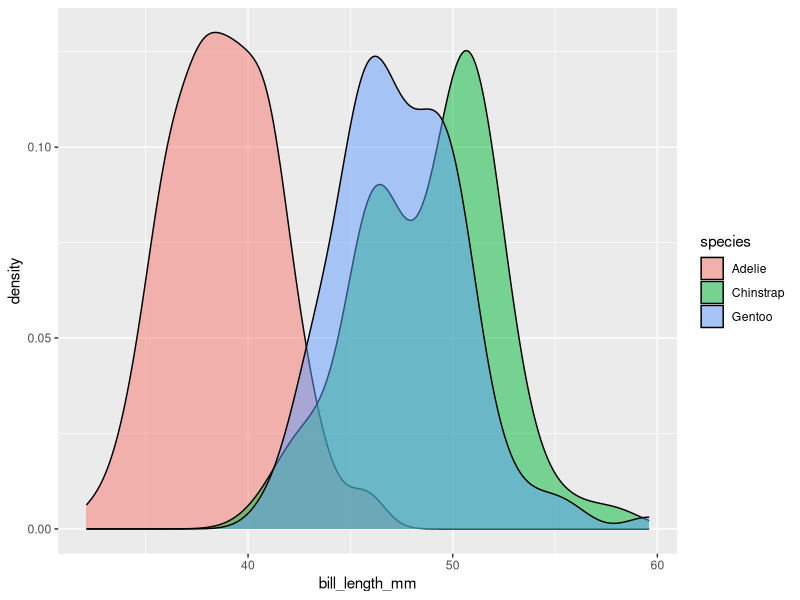
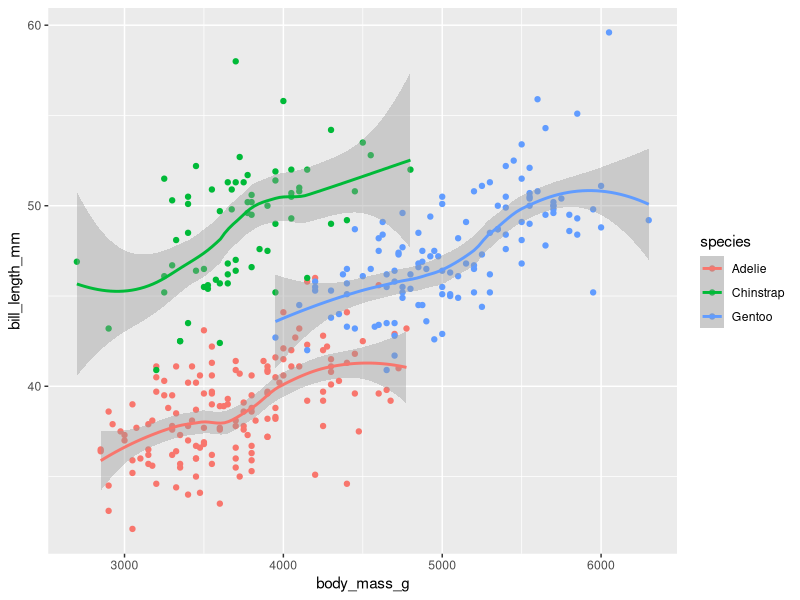
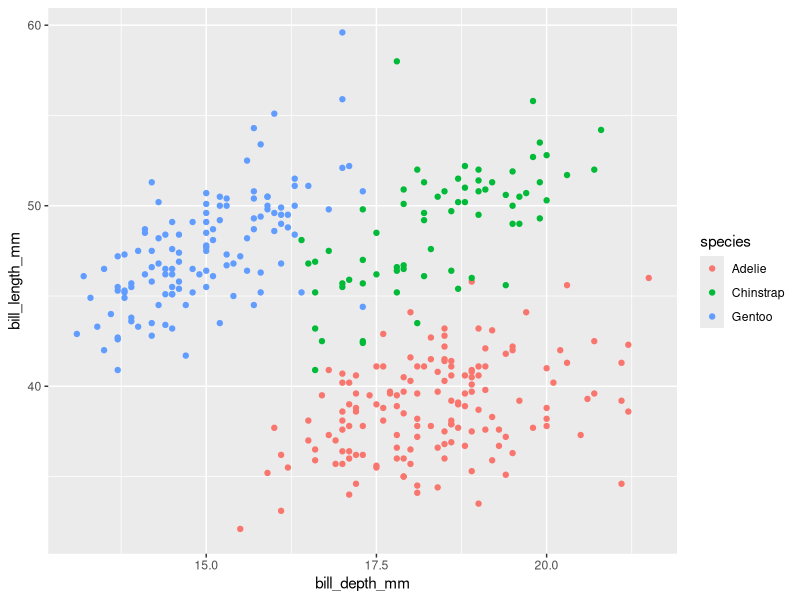
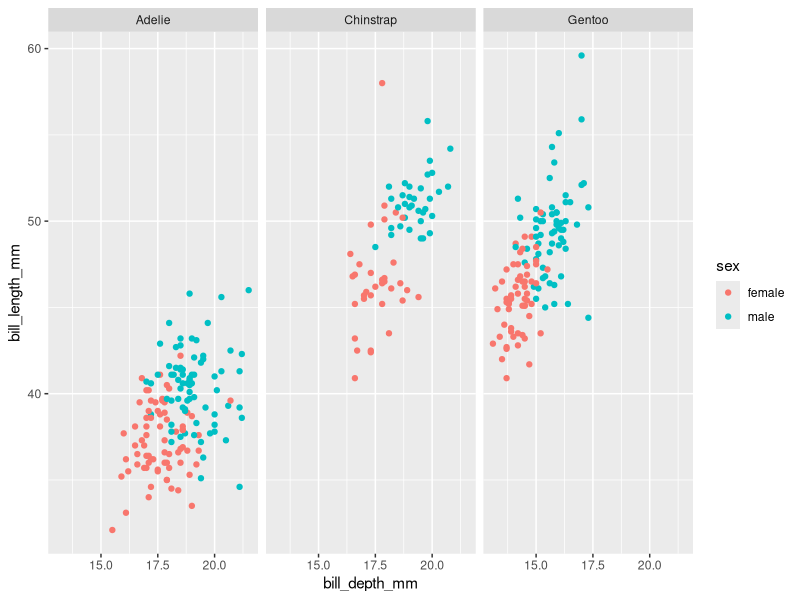

The R source for these figures, in order:
## ---- chunk 1
knitr::opts_chunk$set(echo = TRUE)
library(tidyverse)
library(palmerpenguins)
## ---- chunk 2
knitr::include_graphics("https://www.antarctica.gov.au/site/assets/files/45561/rs35470_dsc_4869.1600x0.jpg")
## ---- chunk 3
penguins %>%
  ggplot() +
  geom_density(mapping = aes(x = bill_length_mm, fill=species), alpha=0.5)
## ---- chunk 4
ggplot(data = penguins, aes(x = body_mass_g, y = bill_length_mm, color = species)) +
  geom_point() +
  geom_smooth()
## ---- chunk 5
ggplot(data = penguins, aes(x = bill_depth_mm, y = bill_length_mm, color = species)) +
  geom_point()
## ---- chunk 6
penguins_no_na <- penguins %>% filter(!is.na(sex))

ggplot(data = penguins_no_na, aes(x = bill_depth_mm, y = bill_length_mm, color = sex)) +
  geom_point() +
  facet_wrap(~species)


